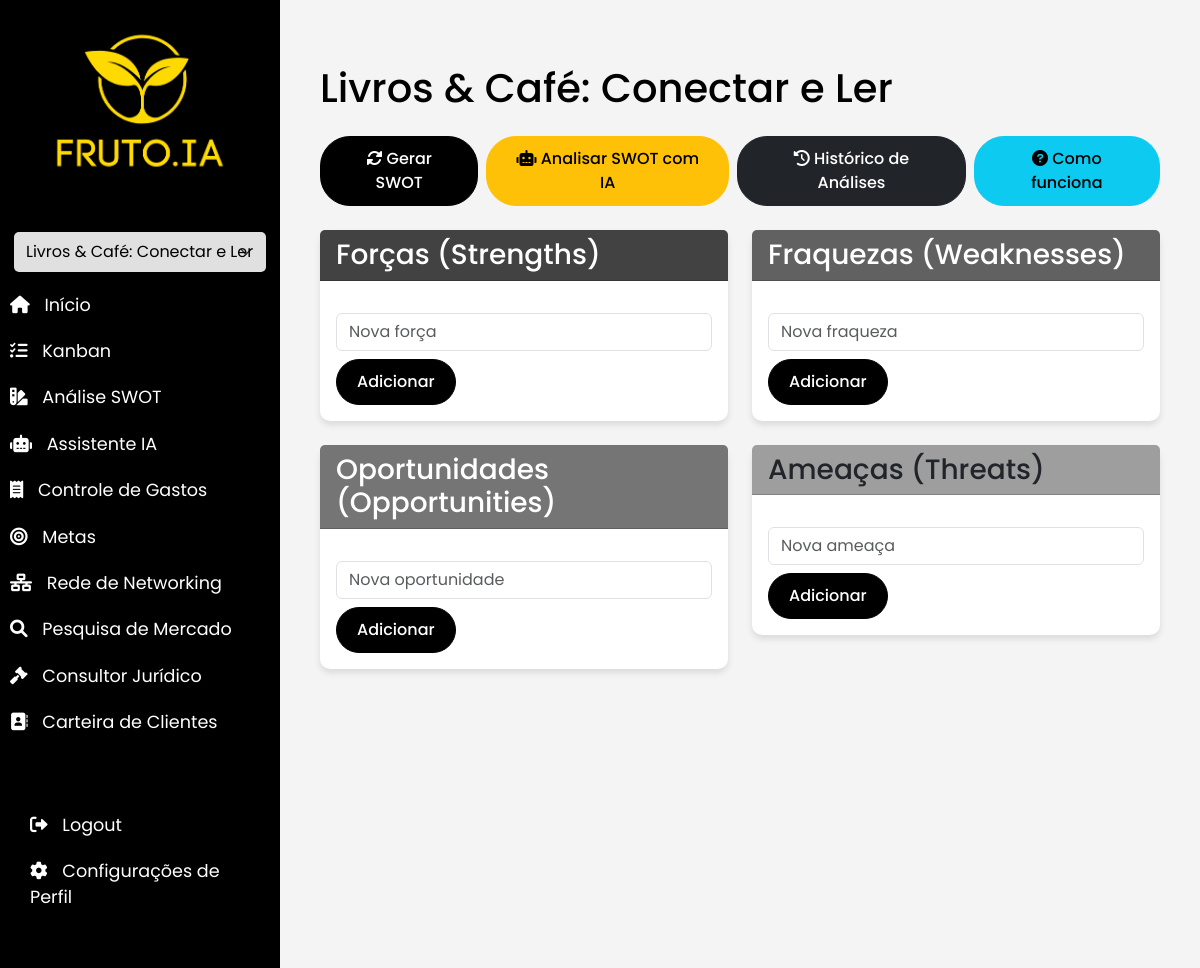
Page /swot/26 (signed in) on the earlier database version.
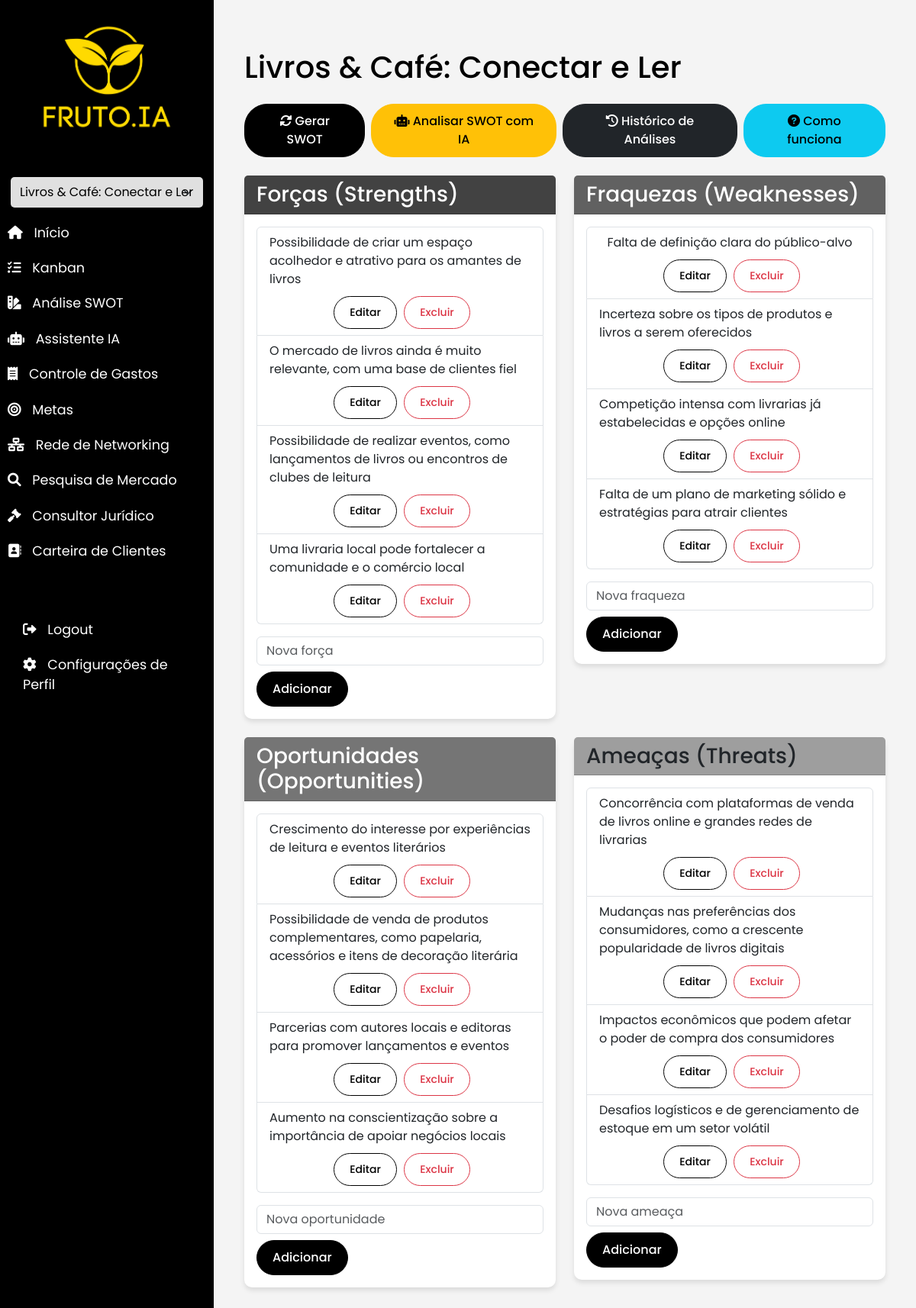
Same page on the later database version.
### app/models.py (models this page shows)
class Idea(db.Model):
    id = db.Column(db.Integer, primary_key=True)
    title = db.Column(db.String(100))
    description = db.Column(db.Text)
    timestamp = db.Column(db.DateTime, index=True, default=datetime.utcnow)
    user_id = db.Column(db.Integer, db.ForeignKey('user.id'))
    questions = db.relationship('Question', backref='idea', lazy='dynamic')
    tasks = db.relationship('Task', backref='idea', lazy='dynamic')
    expenses = db.relationship('Expense', backref='idea', lazy='dynamic')

class SWOTItem(db.Model):
    id = db.Column(db.Integer, primary_key=True)
    swot_id = db.Column(db.Integer, db.ForeignKey('swot.id'))
    category = db.Column(db.String(20))  # 'strength', 'weakness', 'opportunity', 'threat'
    content = db.Column(db.Text)
    created_at = db.Column(db.DateTime, default=datetime.utcnow)
    swot = db.relationship('SWOT', backref=db.backref('items', lazy='dynamic'))

### app/routes.py (the view)
@main.route('/swot/<int:idea_id>')
@login_required
def swot_analysis(idea_id):
    return view_idea(idea_id, 'swot')

### app/templates/view_idea.html (shortened to what this page needs)
{% extends "base.html" %}
{% block content %}
<h1 class="mb-4">{{ idea.title }}</h1>
<div id="ideaContent">
    {% if view == 'kanban' %}
    <div class="row mb-3 mt-3">
        <div class="col-md-12 d-flex justify-content-start">
            <button id="addTaskBtn" class="btn btn-primary me-2">
                <i class="fas fa-plus"></i> Adicionar Tarefa
            </button>
            <button class="btn btn-blue" type="button" data-bs-toggle="collapse" data-bs-target="#filterCollapse" aria-expanded="false" aria-controls="filterCollapse">
                <i class="fas fa-filter"></i> Filtrar
            </button>
            <button class="btn btn-info ms-2 btn-outline-info" type="button" data-bs-toggle="modal" data-bs-target="#howToUseModal" style="color: black;">
                <i class="fas fa-question-circle"></i> Como funciona
            </button>
        </div>
    </div>
    <div class="row">
        <div class="col-md-12">
            <div class="collapse mt-2" id="filterCollapse">
                <div class="card card-body">
                    <div class="input-group">
                        <select id="filterType" class="form-select">
                            <option value="content">Conteúdo</option>
                            <option value="date">Data</option>
                            <option value="criticality">Criticidade</option>
                            <option value="tag">Tag</option>
                        </select>
                        <input type="text" id="taskFilter" class="form-control" placeholder="Filtrar tarefas...">
                        <button class="btn btn-outline-secondary" type="button" id="clearFilterBtn">Limpar</button>
                    </div>
                </div>
            </div>
        </div>
    </div>
    <div id="kanbanBoard" class="row" data-idea-id="{{ idea.id }}">
        <div class="col-md-4">
            <div class="kanban-column">
                <div class="kanban-column-header bg-primary text-white">
                    <h3>To Do</h3>
                </div>
                <ul id="todoList" class="kanban-list list-unstyled" data-status="to_do"></ul>
            </div>
        </div>
        <div class="col-md-4">
            <div class="kanban-column">
                <div class="kanban-column-header bg-info text-white">
                    <h3>In Progress</h3>
                </div>
                <ul id="inProgressList" class="kanban-list list-unstyled" data-status="in_progress"></ul>
            </div>
        </div>
        <div class="col-md-4">
            <div class="kanban-column">
                <div class="kanban-column-header bg-success text-white">
                    <h3>Closed</h3>
                </div>
                <ul id="closedList" class="kanban-list list-unstyled" data-status="closed"></ul>
            </div>
        </div>
    </div>
    {% elif view == 'swot' %}
    <div id="swotAnalysis" data-swot-id="{{ swot.id }}">
        <div class="row mb-4 mt-3">
            <div class="col-12 d-flex justify-content-start align-items-center">
                <button id="regenerateSwot" class="btn btn-purple text-white me-2" data-idea-id="{{ idea.id }}">
                    <i class="fas fa-sync-alt"></i> Gerar SWOT
                </button>
                <button id="analyzeSwot" class="btn btn-warning me-2">
                    <i class="fas fa-robot"></i> Analisar SWOT com IA
                </button>
                <button class="btn btn-dark text-white me-2" type="button" data-bs-toggle="collapse" data-bs-target="#analysisHistoryContent" aria-expanded="false" aria-controls="analysisHistoryContent">
                    <i class="fas fa-history"></i> Histórico de Análises
                </button>
                <button class="btn btn-info btn-outline-info" type="button" data-bs-toggle="modal" data-bs-target="#howToUseSWOTModal" style="color: black;">
                    <i class="fas fa-question-circle"></i> Como funciona
                </button>
            </div>
        </div>
        <div class="row">
            <div class="col-md-6">
                <div class="card mb-4">
                    <div class="card-header bg-success text-white">
                        <h3 class="card-title text-white">Forças (Strengths)</h3>
                    </div>
                    <div class="card-body">
                        <ul id="strengthsList" class="list-group swot-list" data-category="strength">
                            {% for item in swot.items.filter_by(category='strength') %}
                            <li class="list-group-item d-flex justify-content-between align-items-center" data-id="{{ item.id }}">
                                <span class="swot-item-content">{{ item.content }}</span>
                                <div>
                                    <button class="btn btn-sm btn-outline-primary edit-item" title="Editar">
                                    </button>
                                    <button class="btn btn-sm btn-outline-danger remove-item" title="Remover">
                                    </button>
                                </div>
                            </li>
                            {% endfor %}
                        </ul>
                        <div class="mt-3">
                            <input type="text" id="newStrength" class="form-control" placeholder="Nova força">
                            <button class="btn btn-primary mt-2 add-item" data-category="strength">Adicionar</button>
                        </div>
                    </div>
                </div>
            </div>
            <div class="col-md-6">
                <div class="card mb-4">
                    <div class="card-header bg-danger text-white">
                        <h3 class="card-title text-white">Fraquezas (Weaknesses)</h3>
                    </div>
                    <div class="card-body">
                        <ul id="weaknessesList" class="list-group swot-list" data-category="weakness">
                            {% for item in swot.items.filter_by(category='weakness') %}
                            <li class="list-group-item d-flex justify-content-between align-items-center" data-id="{{ item.id }}">
                                <span class="swot-item-content">{{ item.content }}</span>
                                <div>
                                    <button class="btn btn-sm btn-outline-primary edit-item" title="Editar">
                                    </button>
                                    <button class="btn btn-sm btn-outline-danger remove-item" title="Remover">
                                    </button>
                                </div>
                            </li>
                            {% endfor %}
                        </ul>
                        <div class="mt-3">
                            <input type="text" id="newWeakness" class="form-control" placeholder="Nova fraqueza">
                            <button class="btn btn-primary mt-2 add-item" data-category="weakness">Adicionar</button>
                        </div>
                    </div>
                </div>
            </div>
        </div>
        <div class="row">
            <div class="col-md-6">
                <div class="card mb-4">
                    <div class="card-header bg-info text-white">
                        <h3 class="card-title text-white">Oportunidades (Opportunities)</h3>
                    </div>
                    <div class="card-body">
                        <ul id="opportunitiesList" class="list-group swot-list" data-category="opportunity">
                            {% for item in swot.items.filter_by(category='opportunity') %}
                            <li class="list-group-item d-flex justify-content-between align-items-center" data-id="{{ item.id }}">
                                <span class="swot-item-content">{{ item.content }}</span>
                                <div>
                                    <button class="btn btn-sm btn-outline-primary edit-item" title="Editar">
                                    </button>
                                    <button class="btn btn-sm btn-outline-danger remove-item" title="Remover">
                                    </button>
                                </div>
                            </li>
                            {% endfor %}
                        </ul>
                        <div class="mt-3">
                            <input type="text" id="newOpportunity" class="form-control" placeholder="Nova oportunidade">
                            <button class="btn btn-primary mt-2 add-item" data-category="opportunity">Adicionar</button>
                        </div>
                    </div>
                </div>
            </div>
            <div class="col-md-6">
                <div class="card mb-4">
                    <div class="card-header bg-warning text-dark">
                        <h3 class="card-title text-dark">Ameaças (Threats)</h3>
                    </div>
                    <div class="card-body">
                        <ul id="threatsList" class="list-group swot-list" data-category="threat">
                            {% for item in swot.items.filter_by(category='threat') %}
                            <li class="list-group-item d-flex justify-content-between align-items-center" data-id="{{ item.id }}">
                                <span class="swot-item-content">{{ item.content }}</span>
                                <div>
                                    <button class="btn btn-sm btn-outline-primary edit-item" title="Editar">
                                    </button>
                                    <button class="btn btn-sm btn-outline-danger remove-item" title="Remover">
                                    </button>
                                </div>
                            </li>
                            {% endfor %}
                        </ul>
                        <div class="mt-3">
                            <input type="text" id="newThreat" class="form-control" placeholder="Nova ameaça">
                            <button class="btn btn-primary mt-2 add-item" data-category="threat">Adicionar</button>
                        </div>
                    </div>
                </div>
            </div>
        </div>
    </div>
    {% endif %}
</div>
{% endblock %}

### app/templates/base.html (shortened to what this page needs)
<!DOCTYPE html>
<html lang="pt-BR">
<head>
    <link href="https://cdn.jsdelivr.net/npm/bootstrap@5.3.0-alpha1/dist/css/bootstrap.min.css" rel="stylesheet">
    <link href="https://cdnjs.cloudflare.com/ajax/libs/font-awesome/6.0.0-beta3/css/all.min.css" rel="stylesheet">
    <link rel="stylesheet" href="{{ url_for('static', filename='css/style.css') }}">
</head>
<body>
    <div class="wrapper">
        {% if current_user.is_authenticated %}
        <nav id="sidebar">
            <div class="sidebar-header">
                <img src="{{ url_for('static', filename='logo/1_1.png') }}" alt="Fruto.IA Logo" class="img-fluid">
            </div>
            <ul class="list-unstyled components">
                <li>
                    <select id="ideaSelector" class="form-select">
                        {% for idea in current_user.ideas %}
                        <option value="{{ idea.id }}" {% if idea.id == selected_idea_id %}selected{% endif %}>{{ idea.title }}</option>
                        {% endfor %}
                    </select>
                </li>
                <li><a href="{{ url_for('main.index') }}"><i class="fas fa-home"></i> <span>Início</span></a></li>
                <li><a href="{{ url_for('main.kanban', idea_id=selected_idea_id) if selected_idea_id else '#' }}" {% if not selected_idea_id %}class="disabled"{% endif %}><i class="fas fa-tasks"></i> <span>Kanban</span></a></li>
                <li><a href="{{ url_for('main.swot_analysis', idea_id=selected_idea_id) if selected_idea_id else '#' }}" {% if not selected_idea_id %}class="disabled"{% endif %}><i class="fas fa-swatchbook"></i> <span>Análise SWOT</span></a></li>
                <li><a href="{{ url_for('main.assistant', idea_id=selected_idea_id) if selected_idea_id else '#' }}" {% if not selected_idea_id %}class="disabled"{% endif %}><i class="fas fa-robot"></i> <span>Assistente IA</span></a></li>
                <li><a href="{{ url_for('main.view_expenses', idea_id=selected_idea_id) if selected_idea_id else '#' }}" {% if not selected_idea_id %}class="disabled"{% endif %}><i class="fas fa-receipt"></i> <span>Controle de Gastos</span></a></li>
                <li><a href="{{ url_for('main.goals', idea_id=selected_idea_id) if selected_idea_id else '#' }}" {% if not selected_idea_id %}class="disabled"{% endif %}><i class="fas fa-bullseye"></i> <span>Metas</span></a></li>
                <li><a href="{{ url_for('main.networking', idea_id=selected_idea_id) if selected_idea_id else '#' }}" {% if not selected_idea_id %}class="disabled"{% endif %}><i class="fas fa-network-wired"></i> <span>Rede de Networking</span></a></li>
                <li><a href="{{ url_for('main.market_research', idea_id=selected_idea_id) if selected_idea_id else '#' }}" {% if not selected_idea_id %}class="disabled"{% endif %}><i class="fas fa-search"></i> <span>Pesquisa de Mercado</span></a></li>
                <li><a href="{{ url_for('main.legal', idea_id=selected_idea_id) if selected_idea_id else '#' }}" {% if not selected_idea_id %}class="disabled"{% endif %}><i class="fas fa-gavel"></i> <span>Consultor Jurídico</span></a></li>
                <li><a href="{{ url_for('main.customers', idea_id=selected_idea_id) if selected_idea_id else '#' }}" {% if not selected_idea_id %}class="disabled"{% endif %}><i class="fas fa-address-book"></i> <span>Carteira de Clientes</span></a></li>
            </ul>
            <div class="sidebar-footer">
                <ul class="list-unstyled">
                    <li><a href="{{ url_for('auth.logout') }}"><i class="fas fa-sign-out-alt"></i> <span>Logout</span></a></li>
                    <li><a href="{{ url_for('main.profile_settings') }}"><i class="fas fa-cog"></i> <span>Configurações de Perfil</span></a></li>
                </ul>
            </div>
        </nav>
        {% endif %}
        <div id="content">
            <main class="container mt-4">
                {% block content %}{% endblock %}
            </main>
        </div>
    </div>
</body>
</html>

Differences in the rows shown:
added SWOTItem: content "Possibilidade de criar um espaço acolhedor e atrativo para os amantes de livros", shown under "Forças (Strengths)"
added SWOTItem: content "O mercado de livros ainda é muito relevante, com uma base de clientes fiel", shown under "Forças (Strengths)"
added SWOTItem: content "Possibilidade de realizar eventos, como lançamentos de livros ou encontros de clubes de leitura", shown under "Forças (Strengths)"
added SWOTItem: content "Uma livraria local pode fortalecer a comunidade e o comércio local", shown under "Forças (Strengths)"
added SWOTItem: content "Falta de definição clara do público-alvo", shown under "Fraquezas (Weaknesses)"
added SWOTItem: content "Incerteza sobre os tipos de produtos e livros a serem oferecidos", shown under "Fraquezas (Weaknesses)"
added SWOTItem: content "Competição intensa com livrarias já estabelecidas e opções online", shown under "Fraquezas (Weaknesses)"
added SWOTItem: content "Falta de um plano de marketing sólido e estratégias para atrair clientes", shown under "Fraquezas (Weaknesses)"
added SWOTItem: content "Crescimento do interesse por experiências de leitura e eventos literários", shown under "Oportunidades (Opportunities)"
added SWOTItem: content "Possibilidade de venda de produtos complementares, como papelaria, acessórios e itens de decoração literária", shown under "Oportunidades (Opportunities)"
added SWOTItem: content "Parcerias com autores locais e editoras para promover lançamentos e eventos", shown under "Oportunidades (Opportunities)"
added SWOTItem: content "Aumento na conscientização sobre a importância de apoiar negócios locais", shown under "Oportunidades (Opportunities)"
added SWOTItem: content "Concorrência com plataformas de venda de livros online e grandes redes de livrarias", shown under "Ameaças (Threats)"
added SWOTItem: content "Mudanças nas preferências dos consumidores, como a crescente popularidade de livros digitais", shown under "Ameaças (Threats)"
added SWOTItem: content "Impactos econômicos que podem afetar o poder de compra dos consumidores", shown under "Ameaças (Threats)"
added SWOTItem: content "Desafios logísticos e de gerenciamento de estoque em um setor volátil", shown under "Ameaças (Threats)"
